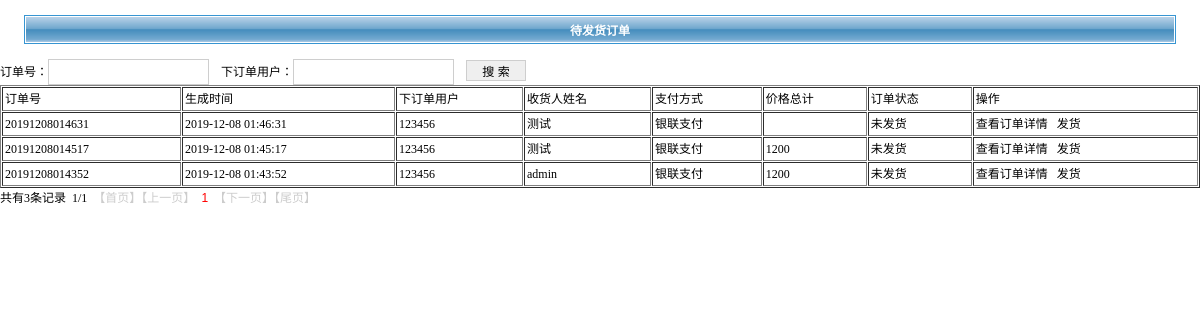
Screenshot of /manage/orderslist.php with the database file from the repository.
### tables this page shows
CREATE TABLE `t_orders`
(
    `Id`         int(11) NOT NULL AUTO_INCREMENT COMMENT '主键',
    `ordersid`   varchar(255) DEFAULT NULL COMMENT '订单号',
    `userid`     int(11)      DEFAULT NULL COMMENT '所属的用户，外键',
    `username`   varchar(255) DEFAULT NULL COMMENT '订单所属的用户名',
    `address`    varchar(255) DEFAULT NULL COMMENT '收货地址',
    `tel`        varchar(255) DEFAULT NULL COMMENT '手机号码',
    `remark`     varchar(255) DEFAULT NULL COMMENT '备注',
    `ctime`      varchar(255) DEFAULT NULL COMMENT '生成时间',
    `totalprice` varchar(255) DEFAULT NULL COMMENT '价格总计',
    `status`     varchar(255) DEFAULT NULL COMMENT '订单状态',
    `name`       varchar(255) DEFAULT NULL COMMENT '收货人姓名',
    `goodsinfo`  varchar(255) DEFAULT NULL COMMENT '商品购买详情',
    `payway`     varchar(255) DEFAULT NULL COMMENT '支付方式',
    PRIMARY KEY (`Id`)
);

### manage/orderslist.php (the view, shortened to what this page needs)
<?php
include_once '../lib/fun.php';
$url ="orderslist.php?1=1";
$ordersid = !empty($_REQUEST['ordersid'])?$_REQUEST['ordersid']:'';
$username = !empty($_REQUEST['username'])?$_REQUEST['username']:'';
$where  = " where ";
$where = $where." status='未发货'  ";
$pagenum = isset($_GET['pagenum']) ? intval($_GET['pagenum']) : 1;
$pagenum = max($pagenum, 1);
$pageSize = 10;
$offset = ($pagenum - 1) * $pageSize;
$sql = " select * from t_orders  $where order by id desc limit {$offset},{$pageSize}";
$dataArray = exeRead($sql);
$sql = " select count(Id) as total from t_orders $where";
$dataTotal = exeRead($sql);
$total =  $dataTotal[0]['total'];
$pageinfo = pages($total,$pageSize,$pagenum,$url,"共有".$total."条记录");
?>
<!DOCTYPE HTML PUBLIC "-//W3C//DTD HTML 4.0 Transitional//EN">
<html>
<head>
    <link href="css/main.css" type="text/css" rel="stylesheet">
</head>
<body bottommargin="0" leftmargin="0" topmargin="0" rightmargin="0">
    <br>
    <table class="usertableborder" cellspacing="1" cellpadding="3" width="96%" align="center"
        border="0">
        <tr>
            <th colspan="3">待发货订单</th>
        </tr>
    </table>
    <br>
    <form action="orderslist.php?submit=1" method="post">
<div align="left">
订单号：<input type="text" name="ordersid" value="<?php echo $ordersid;?>" style="height: 26px;">
&nbsp;&nbsp;
下订单用户：<input type="text" name="username" value="<?php echo $username;?>" style="height: 26px;">
<input type="submit" value="&nbsp;搜&nbsp;索&nbsp;" style="width: 60px;">
</div>
</form>
    <table class="table" cellspacing="1" cellpadding="2" width="100%" align="center" border="1">
  <tbody>
    <tr>
      <td >订单号</td>
      <td >生成时间</td>
      <td >下订单用户</td>
      <td >收货人姓名</td>
      <td >支付方式</td>
      <td >价格总计</td>
      <td >订单状态</td>
      <td class="td_bg" >操作</td>
    </tr>
    <?php
    foreach ($dataArray as $value){
        ?>
      <tr>
      <td ><?php echo $value['ordersid'];?>&nbsp;</td>
      <td ><?php echo $value['ctime'];?>&nbsp;</td>
      <td ><?php echo $value['username'];?>&nbsp;</td>
      <td ><?php echo $value['name'];?>&nbsp;</td>
      <td ><?php echo $value['payway'];?>&nbsp;</td>
      <td ><?php echo $value['totalprice'];?>&nbsp;</td>
      <td ><?php echo $value['status'];?>&nbsp;</td>
      <td class="td_bg" >
	  <a href="ordersupdate3.php?Id=<?php echo $value['Id'];?>"><span style="font-size: 12px;">查看订单详情</span></a>
      <a href="ordersdelete.php?Id=<?php echo $value['Id'];?>" onclick="return confirm('确定要发货吗?'); ">
      <span style="font-size: 12px;">发货</span></a>
      </td>
    </tr>
    <?php
    }
    ?>
  </tbody>
</table>
<?php echo $pageinfo?>
</body>
</html>

### manage/css/main.css (style rules this page uses)
A { COLOR: #000000; TEXT-DECORATION: none }
BODY { SCROLLBAR-FACE-COLOR: #f6f6f6; FONT-SIZE: 12px; SCROLLBAR-HIGHLIGHT-COLOR: #ffffff; SCROLLBAR-SHADOW-COLOR: #cccccc; COLOR: #000000; SCROLLBAR-3DLIGHT-COLOR: #cccccc; SCROLLBAR-ARROW-COLOR: #330000; SCROLLBAR-TRACK-COLOR: #fefefe; FONT-FAMILY: ����; SCROLLBAR-DARKSHADOW-COLOR: #ffffff; BACKGROUND-COLOR: #ffffff }
TD { TABLE-LAYOUT: fixed; FONT-SIZE: 12px; WORD-BREAK: break-all; LINE-HEIGHT: 150%; FONT-FAMILY: ���� }
INPUT { BORDER-RIGHT: #cecece 1px solid; BORDER-TOP: #cecece 1px solid; FONT-SIZE: 12px; BORDER-LEFT: #cecece 1px solid; BORDER-BOTTOM: #cecece 1px solid; FONT-FAMILY: Verdana, Arial, Helvetica, Sans-serif,����; TEXT-DECORATION: none }
SPAN { FONT-SIZE: 12px; FONT-FAMILY: Verdana, Arial, Helvetica, Sans-serif,����; POSITION: static }
.UserTableBorder { BORDER-RIGHT: #3795d2 1px solid; BORDER-TOP: #3795d2 1px solid; FONT-WEIGHT: normal; FONT-SIZE: 12px; BORDER-LEFT: #3795d2 1px solid; WIDTH: 96%; LINE-HEIGHT: normal; BORDER-BOTTOM: #3795d2 1px solid; FONT-STYLE: normal; BACKGROUND-COLOR: #ffffff; FONT-VARIANT: normal }
TH { FONT-WEIGHT: bold; FONT-SIZE: 12px; COLOR: white; HEIGHT: 25px; background-image:url(../images/win_top.png) }
FORM { PADDING-RIGHT: 0px; PADDING-LEFT: 0px; PADDING-BOTTOM: 0px; MARGIN: 0px; PADDING-TOP: 0px }

### rows the page displays
t_orders: ordersid "20191208014631", ctime "2019-12-08 01:46:31", username "123456", name "测试", payway "银联支付", status "未发货"
t_orders: ordersid "20191208014517", ctime "2019-12-08 01:45:17", username "123456", name "测试", payway "银联支付", totalprice "1200", status "未发货"
t_orders: ordersid "20191208014352", ctime "2019-12-08 01:43:52", username "123456", name "admin", payway "银联支付", totalprice "1200", status "未发货"

### other values shown
$pageinfo "共有3条记录 1/1"
